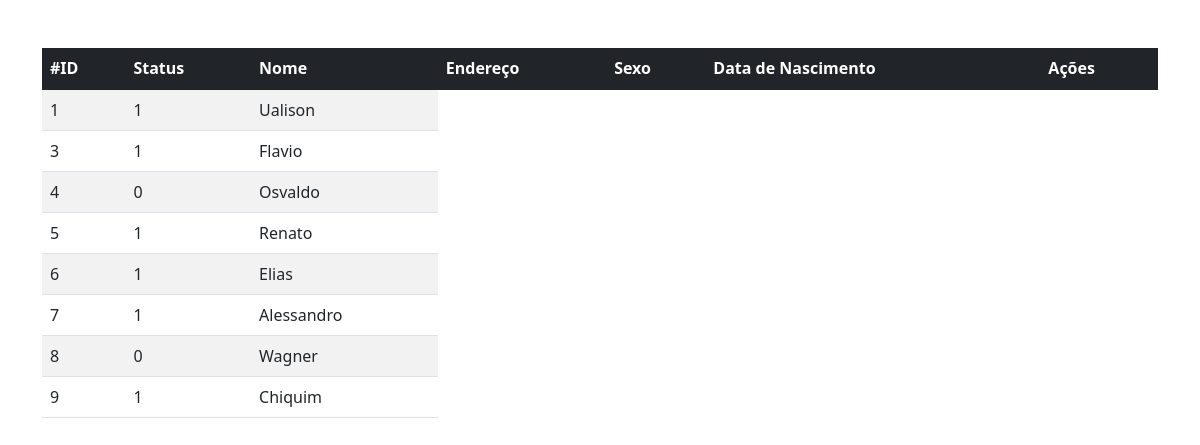
The page / on the database its author committed.
### tables this page shows
CREATE TABLE `tb_tutores` (
  `id` int(11) NOT NULL AUTO_INCREMENT,
  `status` tinyint(1) DEFAULT NULL,
  `nome` varchar(100) DEFAULT NULL,
  `endereco` varchar(255) DEFAULT NULL,
  `data_nascimento` char(10) DEFAULT NULL,
  `sexo` char(1) DEFAULT NULL,
  PRIMARY KEY (`id`)
);

### src/controlador.php (called while the page is built, shortened)
<?php
function conexao() {
  $host = 'localhost';
  $user = 'alessandro';
  $pass = 'livre';
  $database = 'db_pets';
  return new PDO("mysql:host=$host;dbname=$database; port=3306", $user, $pass);
}
function listar() {
  $dados = conexao()->query('SELECT * FROM tb_tutores')->fetchAll();
  include_once '../views/tutor/listar.php';
}

### public/index.php (called while the page is built, shortened)
<?php
$url = $_SERVER['REQUEST_URI'];
$rotas = [
  '/' => 'listar',
  '/listar' => 'listar',
  '/novo' => 'add',
];
include '../src/controlador.php';
$rotas[$url]();

### views/tutor/listar.php (the view)
<table class="table table-hover table-striped">
  <thead class="table-dark">
    <tr>
      <th>#ID</th>
      <th>Status</th>
      <th>Nome</th>
      <th>Endereço</th>
      <th>Sexo</th>
      <th>Data de Nascimento</th>
      <th>Ações</th>
    </tr>
  </thead>
  <tbody>
    <?php
      foreach ($dados as $tutor) {
        echo "
          <tr>
            <td>{$tutor['id']}</td>
            <td>{$tutor['status']}</td>
            <td>{$tutor['nome']}</td>
          </tr>
        ";
      }
    ?>
  </tbody>
</table>

### rows shown on the page
tb_tutores: id "1", status "1", nome "Ualison"
tb_tutores: id "3", status "1", nome "Flavio"
tb_tutores: id "4", status "0", nome "Osvaldo"
tb_tutores: id "5", status "1", nome "Renato"
tb_tutores: id "6", status "1", nome "Elias"
tb_tutores: id "7", status "1", nome "Alessandro"
tb_tutores: id "8", status "0", nome "Wagner"
tb_tutores: id "9", status "1", nome "Chiquim"
